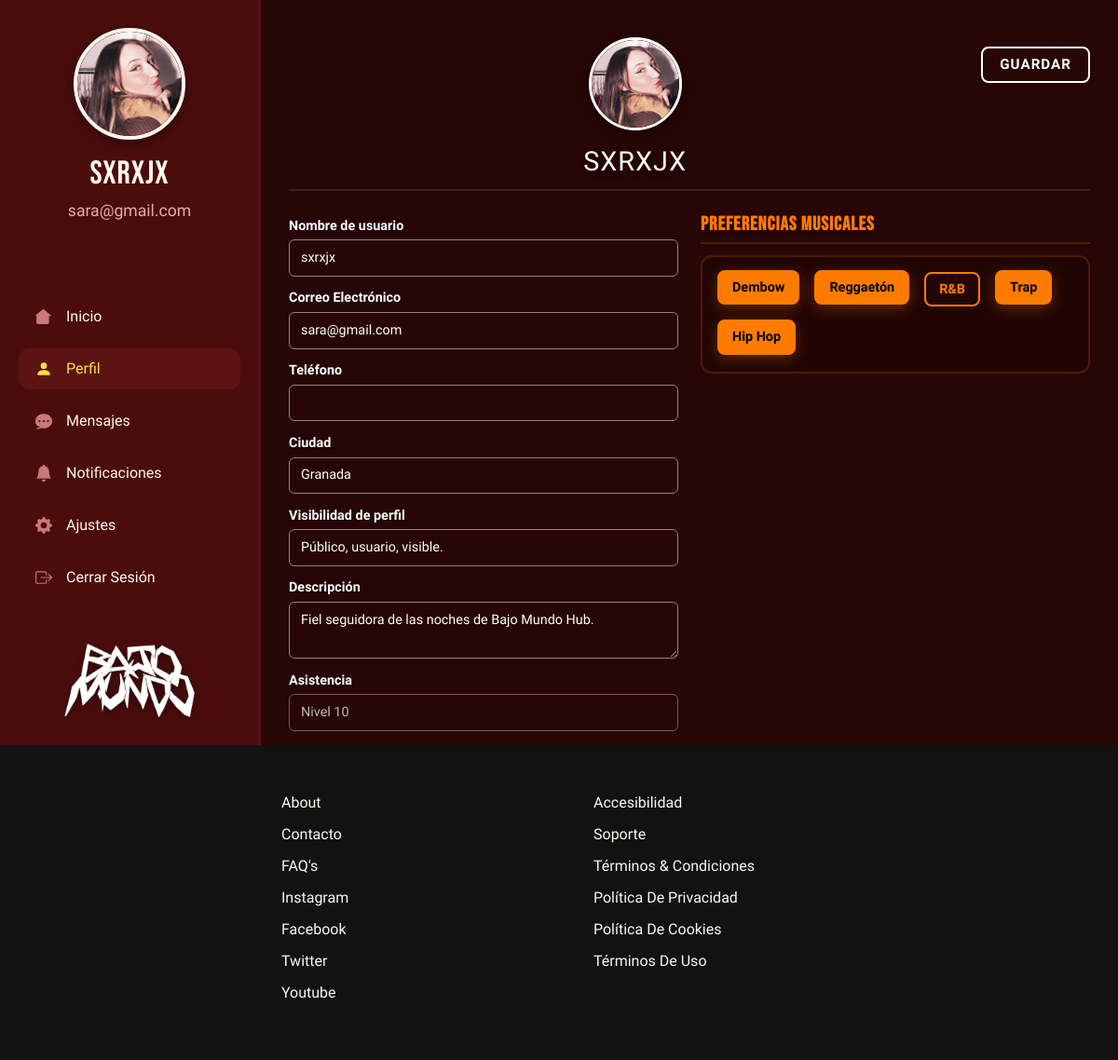
The page /dashboard_perfil.php (signed in) on the database its author committed.
### tables this page shows
CREATE TABLE `usuarios` (
  `id` int NOT NULL,
  `usuario` varchar(50) NOT NULL,
  `email` varchar(100) NOT NULL,
  `clave` varchar(255) NOT NULL,
  `rol` enum('usuario','artista','promotor','admin') NOT NULL DEFAULT 'usuario',
  `avatar` varchar(255) DEFAULT 'img/perfil-pred.png',
  `biografia` text,
  `telefono` varchar(20) DEFAULT NULL,
  `creado_en` timestamp NULL DEFAULT CURRENT_TIMESTAMP,
  `ciudad` varchar(100) DEFAULT NULL,
  `visibilidad` varchar(100) DEFAULT 'Público, usuario, visible.',
  `preferencias_musicales` varchar(255) DEFAULT NULL
);

### dashboard_perfil.php (the view, shortened to what this page needs)
<?php
require_once 'db.php';
try {
    $sentencia = $pdo->prepare("SELECT * FROM usuarios WHERE email = :email");
    $sentencia->execute(['email' => $_SESSION['email']]);
    $usuario = $sentencia->fetch(PDO::FETCH_ASSOC);
} catch (PDOException $e) {
    $usuario = null;
}
$active_page='perfil';
include 'dashboard_header.php';
?>
        <main id="dashboard" class="dashboard-content container-fluid py-3">
                <form action="dashboard_perfil.php" method="POST" enctype="multipart/form-data" class="perfil-form-wrapper">
                    <div class="perfil-header-container d-flex justify-content-between align-items-center mb-4">
                        <div class="perfil-header-info d-flex flex-column align-items-center mx-auto text-center">
                            <div class="perfil-avatar-preview-wrapper position-relative" title="Haz clic para cambiar tu foto de perfil">
                                <img id="avatar-img-preview" src="<?php echo $usuario['avatar']; ?>" alt="Avatar" class="perfil-header-avatar">
                            </div>
                            <h1 class="perfil-full-name mt-3"><?php echo $usuario['usuario']; ?></h1>
                        </div>
                        <button type="submit" class="btn-perfil-editar text-uppercase">Guardar</button>
                    </div>
                    <div class="row g-4 perfil-fields-row">
                        <div class="col-lg-6">
                            <div class="mb-3">
                                <label for="usuario" class="perfil-field-label">Nombre de usuario</label>
                                <input type="text" class="form-control perfil-input-field" id="usuario" name="usuario" value="<?php echo $usuario['usuario']; ?>" required>
                            </div>
                            <div class="mb-3">
                                <label for="email" class="perfil-field-label">Correo Electrónico</label>
                                <input type="email" class="form-control perfil-input-field" id="email" name="email" value="<?php echo $usuario['email']; ?>" required>
                            </div>
                            <div class="mb-3">
                                <label for="telefono" class="perfil-field-label">Teléfono</label>
                                <input type="text" class="form-control perfil-input-field" id="telefono" name="telefono" value="<?php echo $usuario['telefono']; ?>">
                            </div>
                            <div class="mb-3">
                                <label for="ciudad" class="perfil-field-label">Ciudad</label>
                                <input type="text" class="form-control perfil-input-field" id="ciudad" name="ciudad" value="<?php echo $usuario['ciudad']; ?>">
                            </div>
                            <div class="mb-3">
                                <label for="visibilidad" class="perfil-field-label">Visibilidad de perfil</label>
                                <input type="text" class="form-control perfil-input-field" id="visibilidad" name="visibilidad" value="<?php echo $usuario['visibilidad']; ?>">
                            </div>
                            <div class="mb-3">
                                <label for="biografia" class="perfil-field-label">Descripción</label>
                                <textarea class="form-control perfil-input-field" id="biografia" name="biografia" rows="2"><?php echo $usuario['biografia']; ?></textarea>
                            </div>
                            <div class="mb-3">
                                <label class="perfil-field-label">Asistencia</label>
                                <input type="text" class="form-control perfil-input-field perfil-input-readonly" value="Nivel 10" readonly>
                            </div>
                        </div>
                        <div class="col-lg-6">
                            <h3 class="perfil-right-title mb-2">Preferencias musicales</h3>
                            <div class="perfil-preferencias-box p-3">
                                <div class="preferencias-tags-wrapper d-flex flex-wrap gap-3">
                                    <?php
                                    $opciones_musicales = ['Dembow', 'Reggaetón', 'R&B', 'Trap', 'Hip Hop'];
                                    foreach ($opciones_musicales as $opcion) {
                                    ?>
                                        <div class="pref-tag-item">
                                            <label class="btn btn-outline-pref-tag" for="pref_<?php echo $opcion; ?>"><?php echo $opcion; ?></label>
                                        </div>
                                    <?php
                                    }
                                    ?>
                                </div>
                            </div>
                        </div>
                    </div>
                </form>
            </main>
        </div>
<?php
include 'dashboard_footer.php';
?>

### dashboard_header.php (shortened to what this page needs)
<!DOCTYPE html>
<html lang="es">
<head>
    <link href="https://cdn.jsdelivr.net/npm/bootstrap@5.3.8/dist/css/bootstrap.min.css" rel="stylesheet"
>
    <link rel="stylesheet" href="css/style.css">
</head>
<body class="dashboard-body">
    <div class="dashboard-container">
        <div class="dashboard-main-section">
            <aside class="dashboard-sidebar">
                <div class="sidebar-header text-center">
                    <div class="sidebar-avatar-wrapper mx-auto">
                        <img src="<?php echo $usuario['avatar']; ?>" alt="Avatar" class="sidebar-avatar">
                    </div>
                    <h2 class="sidebar-username mt-3"><?php echo $usuario['usuario']; ?></h2>
                    <p class="sidebar-email"><?php echo $usuario['email']; ?></p>
                </div>
                <nav class="sidebar-nav mt-4">
                    <ul>
                        <li>
                            <a href="dashboard.php" class="<?php echo (isset($active_page) && $active_page === 'inicio') ? 'active-link' : ''; ?>">
                                Inicio
                            </a>
                        </li>
                        <li>
                            <a href="dashboard_perfil.php" class="<?php echo (isset($active_page) && $active_page === 'perfil') ? 'active-link' : ''; ?>">
                                <svg xmlns="http://www.w3.org/2000/svg" width="18" height="18" fill="currentColor" class="bi bi-person-fill" viewBox="0 0 16 16">
                                    <path d="M3 14s-1 0-1-1 1-4 6-4 6 3 6 4-1 1-1 1zm5-6a3 3 0 1 0 0-6 3 3 0 0 0 0 6"/>
                                </svg>
                                Perfil
                            </a>
                        </li>
                        <li>
                            <a href="#" class="<?php echo (isset($active_page) && $active_page === 'mensajes') ? 'active-link' : ''; ?>">
                                Mensajes
                            </a>
                        </li>
                        <li>
                            <a href="#" class="<?php echo (isset($active_page) && $active_page === 'notificaciones') ? 'active-link' : ''; ?>">
                                <svg xmlns="http://www.w3.org/2000/svg" width="18" height="18" fill="currentColor" class="bi bi-bell-fill" viewBox="0 0 16 16">
                                    <path d="M8 16a2 2 0 0 0 2-2H6a2 2 0 0 0 2 2m.995-14.901a1 1 0 1 0-1.99 0A5 5 0 0 0 3 6c0 1.098-.5 6-2 7h14c-1.5-1-2-5.902-2-7 0-2.42-1.72-4.44-4.005-4.901"/>
                                </svg>
                                Notificaciones
                            </a>
                        </li>
                        <li>
                            <a href="#" class="<?php echo (isset($active_page) && $active_page === 'ajustes') ? 'active-link' : ''; ?>">
                                Ajustes
                            </a>
                        </li>
                        <li>
                            <a href="logout.php">
                                Cerrar Sesión
                            </a>
                        </li>
                    </ul>
                </nav>
                <div class="sidebar-footer text-center">
                    <a href="index.php">
                        <img src="./img/logo.png" alt="Bajo Mundo" class="sidebar-logo img-fluid">
                    </a>
                </div>
            </aside>

### rows shown on the page
usuarios: avatar (picture), usuario "SXRXJX", email "sara@gmail.com", usuario "sxrxjx", ciudad "Granada", visibilidad "Público, usuario, visible.", biografia "Fiel seguidora de las noches de Bajo Mundo Hub."

### other values the page prints
$opcion "Dembow"
$opcion "Reggaetón"
$opcion "R&B"
$opcion "Trap"
$opcion "Hip Hop"
